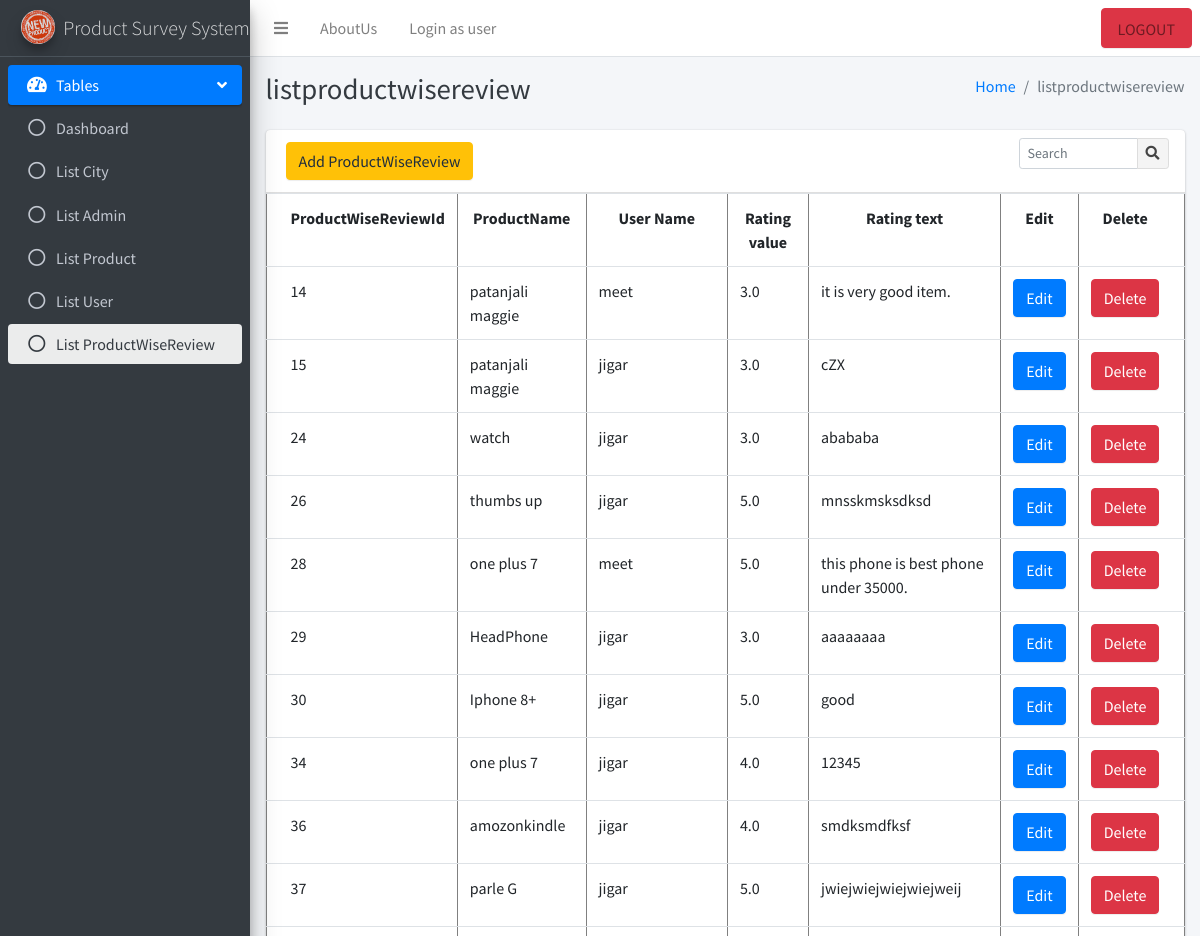
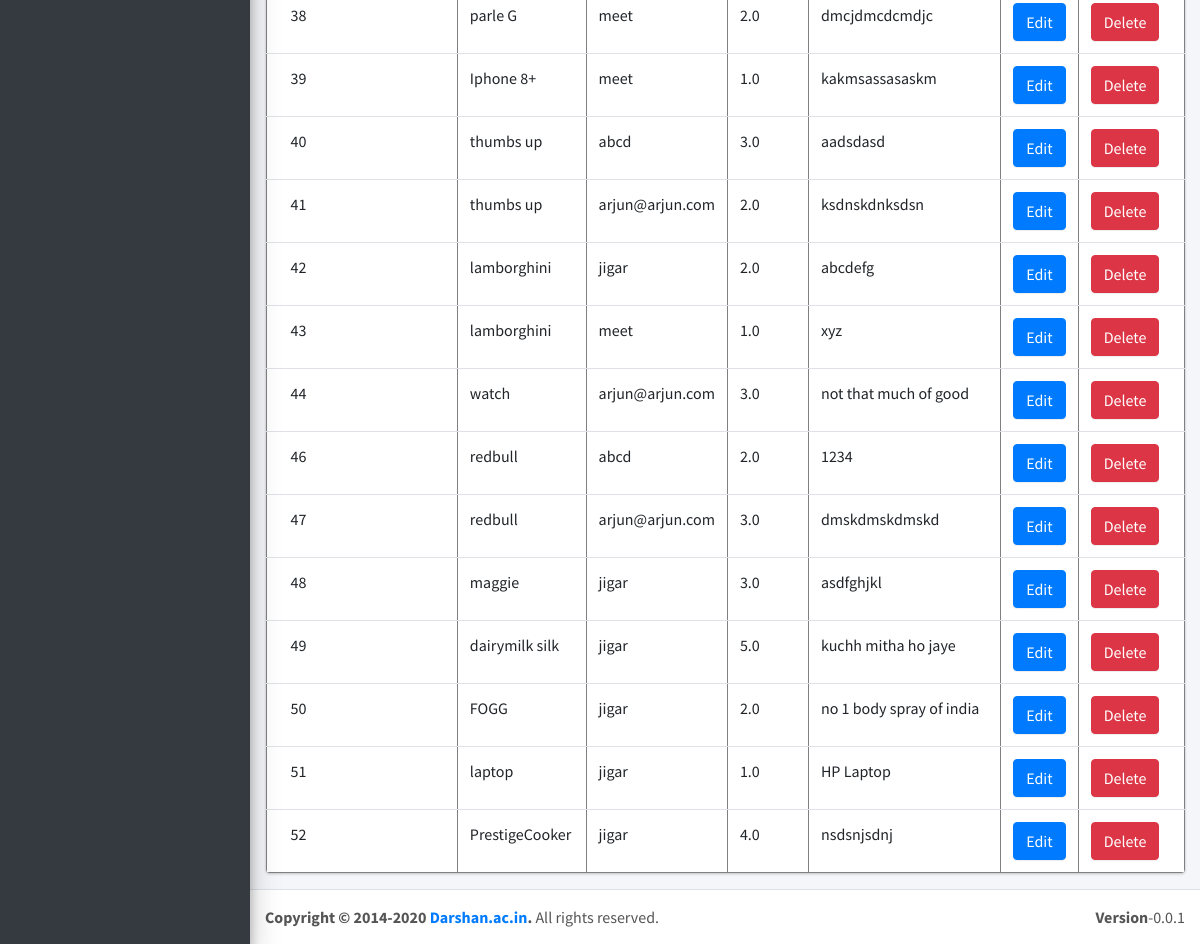
Page /Admin/ListProductWiseReview.php (signed in) on the committed database (2 pictures, top to bottom).
### tables this page shows
CREATE TABLE `productwisereview` (
  `ProductWiseReviewID` int(11) NOT NULL,
  `ProductID` int(11) NOT NULL,
  `UserID` int(11) NOT NULL,
  `RatingValue` double(3,1) NOT NULL,
  `RatingText` text NOT NULL
);

CREATE TABLE `product` (
  `ProductID` int(11) NOT NULL,
  `ProductName` varchar(100) NOT NULL,
  `ProductImage` varchar(300) NOT NULL,
  `ProductDescription` text NOT NULL,
  `ProductPrice` double(10,2) NOT NULL
);

CREATE TABLE `user` (
  `UserID` int(11) NOT NULL,
  `UserName` varchar(100) NOT NULL,
  `Password` varchar(100) NOT NULL,
  `FirstName` varchar(100) NOT NULL,
  `MiddleName` varchar(100) NOT NULL,
  `LastName` varchar(100) NOT NULL,
  `MobileNumber` varchar(100) NOT NULL,
  `EmailAddress` varchar(100) NOT NULL,
  `Address` varchar(1000) NOT NULL,
  `CityID` int(11) NOT NULL
);

### Admin/classes/DBConfig.php (called while the page is built, shortened)
<?php
class DBConfig
{
    function __construct()
    {
        $this->con = mysqli_connect("localhost","root","","product_survey_system");
    }
    function safeRequest($req)
    {
        $safeReq = array();
        return $safeReq;
    }
}
?>

### Admin/classes/ProductWiseReview.php (called while the page is built, shortened)
<?php
include_once ("DBConfig.php");
class ProductWiseReview extends DBConfig
{
    function getAll($req)
    {
        extract($this->safeRequest($req));
        $resultArray = array();
        if (isset($search)) {
           $sql = "select * from ProductWiseReview p, product pr, user u where p.ProductID=pr.ProductID and p.UserID=u.UserID and pr.ProductName like '%$search%'";
        }
        else
        {
        $sql = "select * from ProductWiseReview p, product pr, user u where p.ProductID=pr.ProductID and p.UserID=u.UserID";
        }
        $result = mysqli_query($this->con,$sql);
        while($row = mysqli_fetch_assoc($result))
        {
            $resultArray[] = $row;
        }
        return $resultArray;
    }
}
?>

### Admin/ListProductWiseReview.php (the view)
<?php
  $page="productwisereview";
	include_once 'Header.php';
	include_once 'Sidebar.php';
?>
<div class="content-wrapper">
    <div class="content-header">
      <div class="container-fluid">
        <div class="row mb-2">
          <div class="col-sm-6">
            <h1 class="m-0 text-dark"><?php echo ("list".$page) ?></h1>
          </div>
          <div class="col-sm-6">
            <ol class="breadcrumb float-sm-right">
              <li class="breadcrumb-item"><a href="#">Home</a></li>
              <li class="breadcrumb-item active"><?php echo ("list".$page) ?></li>
            </ol>
          </div>
        </div>
      </div>
    </div>
    <section class="content">
      <div class="container-fluid">
        <div class="row">
          <div class="col-12">
            <div class="card table table-responsive">
              <div class="card-header">
                <a class="btn btn-warning" href="AddEditProductWiseReview.php">Add ProductWiseReview</a>
                <div class="card-tools">
                  <form>
                    <div class="input-group input-group-sm" style="width: 150px;">
                    <input type="text" name="search" class="form-control float-right" placeholder="Search"
                    <?php if (isset($_GET['search'])) {
                      ?>
                      value="<?= $_GET['search'] ?>"
                      <?php
                    } ?>>
                    <div class="input-group-append">
                      <button type="submit" class="btn btn-default"><i class="fas fa-search"></i></button>
                    </div>
                  </div>
                  </form>
                </div>
              </div>
              <div class="card-body table-responsive p-0">
                <table class=" table table-hover" border="1">
					<tr align="center">
						<th>ProductWiseReviewId</th>
						<th>ProductName</th>
						<th>User Name</th>
						<th>Rating value</th>
						<th>Rating text</th>
						<th>Edit</th>
						<th>Delete</th>
					</tr>
					<?php
					include_once 'classes/DBConfig.php';
					include_once 'classes/ProductWiseReview.php';
          $objProductWiseReview = new ProductWiseReview();
          if (!isset($_GET['ProductID'])) {
            $resultProductWiseReview = $objProductWiseReview->getAll($_GET);
          }
          else
          {
            $resultProductWiseReview = $objProductWiseReview->reviewproduct($_GET);
          }
					foreach ($resultProductWiseReview as $rowProductWiseReview) {
					?>
					<tr>
						<td><?= $rowProductWiseReview['ProductWiseReviewID'] ?></td>
						<td><?= $rowProductWiseReview['ProductName'] ?></td>
						<td><?= $rowProductWiseReview['UserName'] ?></td>
						<td><?= $rowProductWiseReview['RatingValue'] ?></td>
						<td><?= $rowProductWiseReview['RatingText'] ?></td>
						<td><a class="btn btn-primary" href="AddEditProductWiseReview.php?ProductWiseReviewID=<?php echo ($rowProductWiseReview['ProductWiseReviewID']) ?>">Edit</a></td>
						<td><a class="btn btn-danger" href="con_DeleteProductWiseReview.php?ProductWiseReviewID=<?php echo ($rowProductWiseReview['ProductWiseReviewID']) ?>">Delete</a></td>
					</tr>
					<?php
					}
				 	?>
					</table>
              </div>
            </div>
          </div>
        </div>
    </div>
</section>
</div>
<?php
	include_once 'Footer.php';
?>

### rows in the picture
productwisereview: ProductWiseReviewID "14", ProductID.ProductName "patanjali maggie", UserID.UserName "meet", RatingValue "3.0", RatingText "it is very good item."
productwisereview: ProductWiseReviewID "15", ProductID.ProductName "patanjali maggie", UserID.UserName "jigar", RatingValue "3.0", RatingText "cZX"
productwisereview: ProductWiseReviewID "24", ProductID.ProductName "watch", UserID.UserName "jigar", RatingValue "3.0", RatingText "abababa"
productwisereview: ProductWiseReviewID "26", ProductID.ProductName "thumbs up", UserID.UserName "jigar", RatingValue "5.0", RatingText "mnsskmsksdksd"
productwisereview: ProductWiseReviewID "28", ProductID.ProductName "one plus 7", UserID.UserName "meet", RatingValue "5.0", RatingText "this phone is best phone under 35000."
productwisereview: ProductWiseReviewID "29", ProductID.ProductName "HeadPhone", UserID.UserName "jigar", RatingValue "3.0", RatingText "aaaaaaaa"
productwisereview: ProductWiseReviewID "30", ProductID.ProductName "Iphone 8+", UserID.UserName "jigar", RatingValue "5.0", RatingText "good"
productwisereview: ProductWiseReviewID "34", ProductID.ProductName "one plus 7", UserID.UserName "jigar", RatingValue "4.0", RatingText "12345"
productwisereview: ProductWiseReviewID "36", ProductID.ProductName "amozonkindle", UserID.UserName "jigar", RatingValue "4.0", RatingText "smdksmdfksf"
productwisereview: ProductWiseReviewID "37", ProductID.ProductName "parle G", UserID.UserName "jigar", RatingValue "5.0", RatingText "jwiejwiejwiejwiejweij"
productwisereview: ProductWiseReviewID "38", ProductID.ProductName "parle G", UserID.UserName "meet", RatingValue "2.0", RatingText "dmcjdmcdcmdjc"
productwisereview: ProductWiseReviewID "39", ProductID.ProductName "Iphone 8+", UserID.UserName "meet", RatingValue "1.0", RatingText "kakmsassasaskm"
productwisereview: ProductWiseReviewID "40", ProductID.ProductName "thumbs up", UserID.UserName "abcd", RatingValue "3.0", RatingText "aadsdasd"
productwisereview: ProductWiseReviewID "41", ProductID.ProductName "thumbs up", UserID.UserName "arjun@arjun.com", RatingValue "2.0", RatingText "ksdnskdnksdsn"
productwisereview: ProductWiseReviewID "42", ProductID.ProductName "lamborghini", UserID.UserName "jigar", RatingValue "2.0", RatingText "abcdefg"
productwisereview: ProductWiseReviewID "43", ProductID.ProductName "lamborghini", UserID.UserName "meet", RatingValue "1.0", RatingText "xyz"
productwisereview: ProductWiseReviewID "44", ProductID.ProductName "watch", UserID.UserName "arjun@arjun.com", RatingValue "3.0", RatingText "not that much of good"
productwisereview: ProductWiseReviewID "46", ProductID.ProductName "redbull", UserID.UserName "abcd", RatingValue "2.0", RatingText "1234"
productwisereview: ProductWiseReviewID "47", ProductID.ProductName "redbull", UserID.UserName "arjun@arjun.com", RatingValue "3.0", RatingText "dmskdmskdmskd"
productwisereview: ProductWiseReviewID "48", ProductID.ProductName "maggie", UserID.UserName "jigar", RatingValue "3.0", RatingText "asdfghjkl"
productwisereview: ProductWiseReviewID "49", ProductID.ProductName "dairymilk silk", UserID.UserName "jigar", RatingValue "5.0", RatingText "kuchh mitha ho jaye"
productwisereview: ProductWiseReviewID "50", ProductID.ProductName "FOGG", UserID.UserName "jigar", RatingValue "2.0", RatingText "no 1 body spray of india"
productwisereview: ProductWiseReviewID "51", ProductID.ProductName "laptop", UserID.UserName "jigar", RatingValue "1.0", RatingText "HP Laptop"
productwisereview: ProductWiseReviewID "52", ProductID.ProductName "PrestigeCooker", UserID.UserName "jigar", RatingValue "4.0", RatingText "nsdsnjsdnj"

### other values in the picture
$page "productwisereview"
